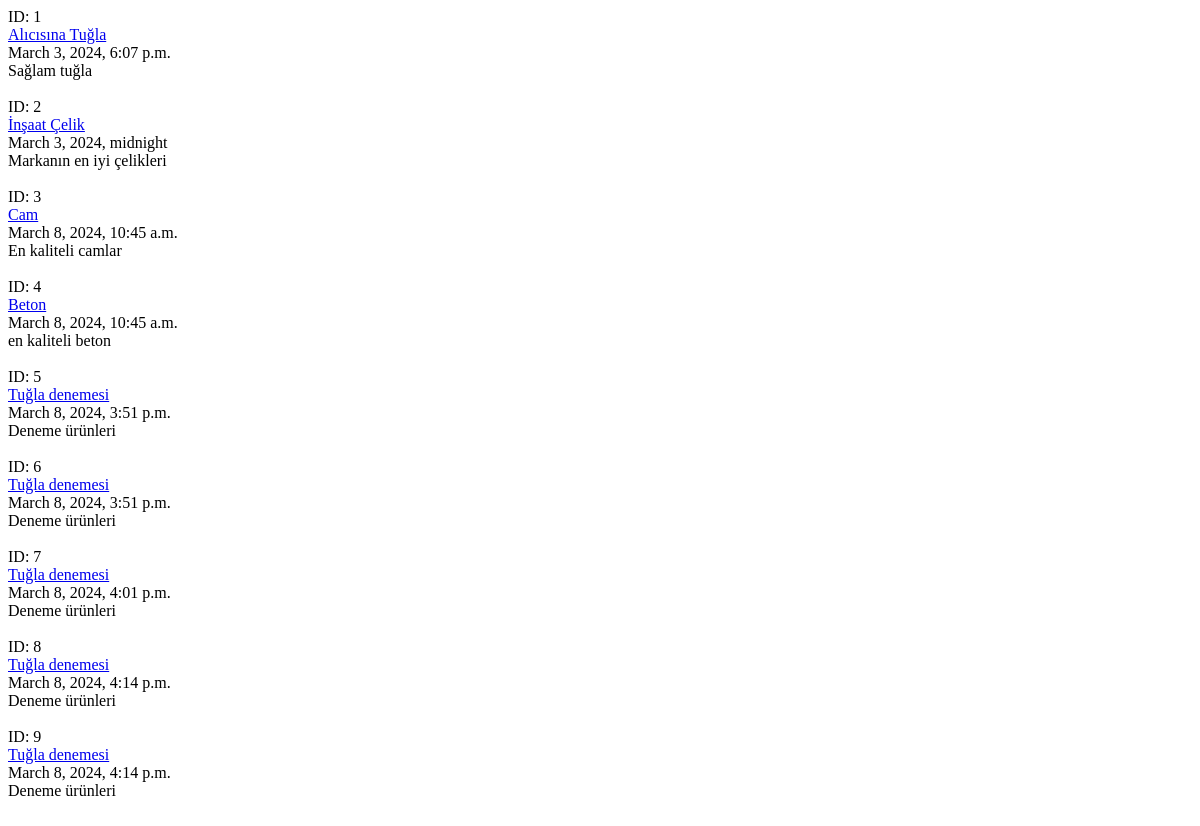
Page /post/index/ on the earlier database version.
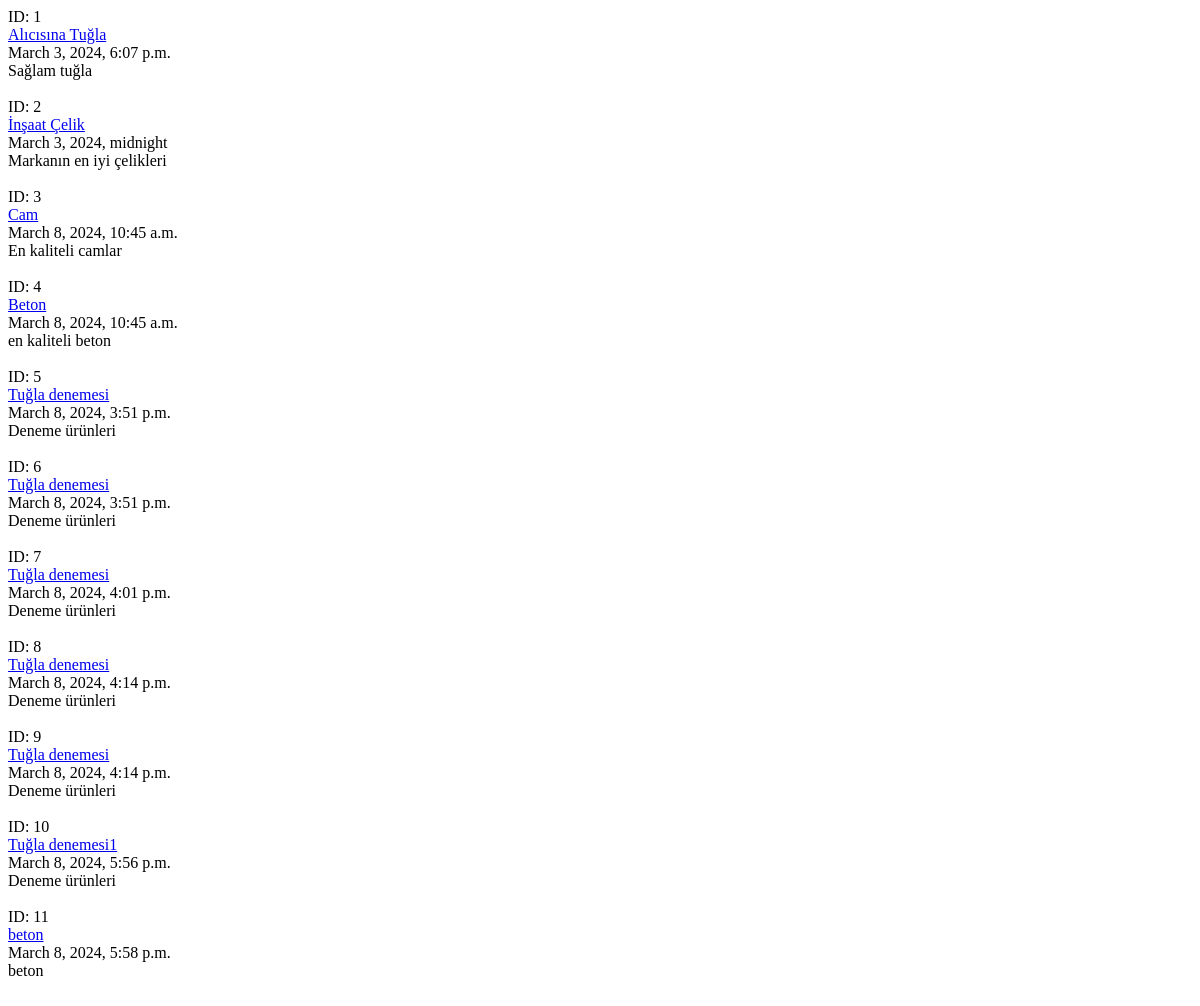
Same page on the later database version.
### post/models.py (models this page shows, shortened)
class Post(models.Model):
    title = models.CharField(max_length=120, verbose_name="Başlık")
    content = models.TextField(verbose_name="İçerik")
    publishing_date = models.DateTimeField(verbose_name="Yayımlanma Tarihi", auto_now = True)
    def get_absolute_url(self):
        return reverse('post:detail', kwargs={'id': self.id})

### post/views.py (the view)
# urls.py: path('index/', post_index, name = "index"),
def post_index(request):
    posts = Post.objects.all()
    return render(request, "post/index.html", {'posts': posts})

### templates/post/index.html (shortened to what this page needs)
<!DOCTYPE html>
<html lang="en">
<head>
</head>
<body>
{% for post in posts %}
    ID: {{ post.id }}<br/>
    <a href="{{ post.get_absolute_url }}">{{ post.title }}</a><br/>
    {{ post.publishing_date }}<br/>
    {{ post.content }}<br><br>
{% endfor %}
</body>
</html>

Differences in the rows shown:
added Post: id "10", title "Tuğla denemesi1", publishing_date "March 8, 2024, 5:56 p.m.", content "Deneme ürünleri"
added Post: id "11", title "beton", publishing_date "March 8, 2024, 5:58 p.m.", content "beton"
